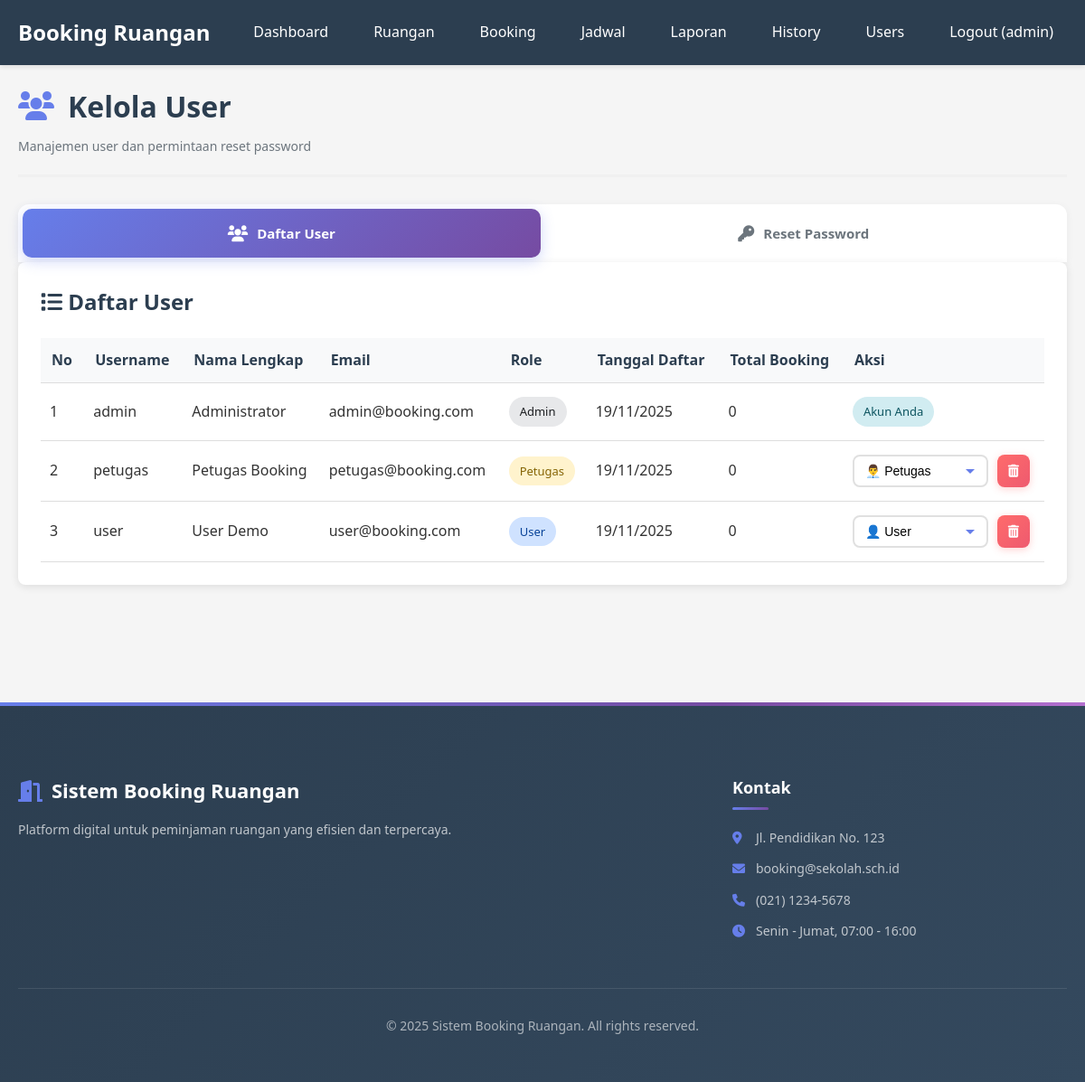
The page /admin/users.php (signed in) on the database its author committed.
### tables this page shows
CREATE TABLE IF NOT EXISTS users (
    id INT AUTO_INCREMENT PRIMARY KEY,
    username VARCHAR(50) NOT NULL UNIQUE,
    password VARCHAR(255) NOT NULL,
    nama_lengkap VARCHAR(100) NOT NULL,
    email VARCHAR(100) NOT NULL UNIQUE,
    role ENUM('admin', 'petugas', 'user') DEFAULT 'user',
    profile_picture VARCHAR(255) DEFAULT NULL,
    created_at TIMESTAMP DEFAULT CURRENT_TIMESTAMP
);

### admin/users.php (the view, shortened to what this page needs)
<?php
require_once '../config/database.php';
$active_tab = isset($_GET['tab']) ? $_GET['tab'] : 'users';
$query = "SELECT * FROM users ORDER BY created_at DESC";
$result = mysqli_query($conn, $query);
?>
<!DOCTYPE html>
<html lang="id">
<head>
    <link rel="stylesheet" href="../assets/css/style.css">
    <link rel="stylesheet" href="https://cdnjs.cloudflare.com/ajax/libs/font-awesome/6.0.0/css/all.min.css">
</head>
<body>
    <?php include '../includes/navbar.php'; ?>
    <div class="container">
        <div class="page-header-manage">
            <div>
                <h1><i class="fas fa-users"></i> Kelola User</h1>
                <p class="page-subtitle">Manajemen user dan permintaan reset password</p>
            </div>
        </div>
        <div class="tab-navigation">
            <a href="?tab=users" class="tab-link <?php echo $active_tab == 'users' ? 'active' : ''; ?>">
                <i class="fas fa-users"></i> Daftar User
            </a>
            <a href="?tab=reset_requests" class="tab-link <?php echo $active_tab == 'reset_requests' ? 'active' : ''; ?>">
                <i class="fas fa-key"></i> Reset Password
            </a>
        </div>
        <?php if ($active_tab == 'users'): ?>
        <div class="card">
            <h2><i class="fas fa-list"></i> Daftar User</h2>
            <table class="table">
                <thead>
                    <tr>
                        <th>No</th>
                        <th>Username</th>
                        <th>Nama Lengkap</th>
                        <th>Email</th>
                        <th>Role</th>
                        <th>Tanggal Daftar</th>
                        <th>Total Booking</th>
                        <th>Aksi</th>
                    </tr>
                </thead>
                <tbody>
                    <?php if (mysqli_num_rows($result) > 0): ?>
                        <?php $no = 1; ?>
                        <?php while ($row = mysqli_fetch_assoc($result)): ?>
                            <?php
                            $user_id = $row['id'];
                            $booking_query = "SELECT COUNT(*) as total FROM booking WHERE user_id = '$user_id'";
                            $booking_result = mysqli_query($conn, $booking_query);
                            $total_booking = mysqli_fetch_assoc($booking_result)['total'];
                            ?>
                            <tr>
                                <td><?php echo $no++; ?></td>
                                <td><?php echo $row['username']; ?></td>
                                <td><?php echo $row['nama_lengkap']; ?></td>
                                <td><?php echo $row['email']; ?></td>
                                <td><span class="badge badge-<?php echo $row['role']; ?>"><?php echo ucfirst($row['role']); ?></span></td>
                                <td><?php echo date('d/m/Y', strtotime($row['created_at'])); ?></td>
                                <td><?php echo $total_booking; ?></td>
                                <td>
                                    <?php if ($row['id'] != $_SESSION['user_id']): ?>
                                        <div style="display: flex; gap: 10px; align-items: center;">
                                            <form method="POST" action="" style="display: inline-block;" onsubmit="return confirm('Ubah role <?php echo htmlspecialchars($row['username']); ?> menjadi ' + this.change_role.options[this.change_role.selectedIndex].text + '?')">
                                                <select name="change_role" class="role-select" onchange="this.form.submit()">
                                                    <option value="user" <?php echo ($row['role'] == 'user') ? 'selected' : ''; ?>>👤 User</option>
                                                    <option value="petugas" <?php echo ($row['role'] == 'petugas') ? 'selected' : ''; ?>>👨‍💼 Petugas</option>
                                                </select>
                                            </form>
                                            <a href="user_delete.php?id=<?php echo $row['id']; ?>"
                                               class="btn-delete-user"
                                               onclick="return confirm('⚠️ PERHATIAN!\n\nApakah Anda yakin ingin menghapus user:\n\nUsername: <?php echo htmlspecialchars($row['username']); ?>\nNama: <?php echo htmlspecialchars($row['nama_lengkap']); ?>\nTotal Booking: <?php echo $total_booking; ?>\n\n⚠️ Semua data booking dan history user ini akan ikut terhapus!\n\nTindakan ini TIDAK DAPAT dibatalkan!');">
                                                <i class="fas fa-trash-alt"></i>
                                            </a>
                                        </div>
                                    <?php else: ?>
                                        <span class="badge badge-info">Akun Anda</span>
                                    <?php endif; ?>
                                </td>
                            </tr>
                        <?php endwhile; ?>
                    <?php else: ?>
                        <tr>
                            <td colspan="8" class="text-center">Belum ada data user</td>
                        </tr>
                    <?php endif; ?>
                </tbody>
            </table>
        </div>
        <?php endif; ?>
    </div>
    <?php include '../includes/footer.php'; ?>
</body>
</html>

### rows shown on the page
users: username "admin", nama_lengkap "Administrator", email "admin@booking.com", role "Admin", created_at "19/11/2025", total_booking "0", shows "Akun Anda"
users: username "petugas", nama_lengkap "Petugas Booking", email "petugas@booking.com", role "Petugas", created_at "19/11/2025", total_booking "0", change_role "👨‍💼 Petugas"
users: username "user", nama_lengkap "User Demo", email "user@booking.com", role "User", created_at "19/11/2025", total_booking "0", change_role "👤 User"

### other values the page prints
$_SESSION['username'] "admin"
